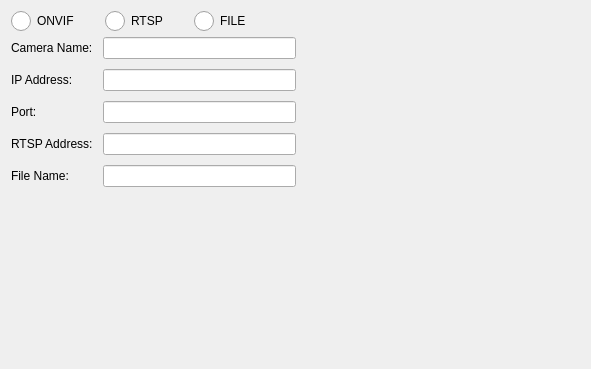
<?xml version="1.0" encoding="UTF-8"?>
<ui version="4.0">
 <class>VSCCamInfo</class>
 <widget class="QWidget" name="VSCCamInfo">
  <property name="geometry">
   <rect>
    <x>0</x>
    <y>0</y>
    <width>591</width>
    <height>369</height>
   </rect>
  </property>
  <property name="windowTitle">
   <string>Master Hard Disk Selecting</string>
  </property>
  <property name="windowIcon">
   <iconset>
    <normaloff>:/logo/resources/vscsmall.jpg</normaloff>:/logo/resources/vscsmall.jpg</iconset>
  </property>
  <layout class="QVBoxLayout" name="verticalLayout">
   <item>
    <layout class="QHBoxLayout" name="horizontalLayout">
     <item>
      <layout class="QGridLayout" name="gridLayout_4">
       <property name="horizontalSpacing">
        <number>30</number>
       </property>
       <property name="verticalSpacing">
        <number>20</number>
       </property>
       <item row="0" column="3">
        <widget class="QRadioButton" name="radioButtonFile">
         <property name="styleSheet">
          <string notr="true">QRadioButton::indicator {
    width: 20px;
    height: 20px;
}

QRadioButton::indicator::unchecked {
    image: url(:/action/resources/radiobutton_unchecked.png);
}

QRadioButton::indicator:unchecked:hover {
    image: url(:/action/resources/radiobutton_unchecked_hover.png);
}

QRadioButton::indicator:unchecked:pressed {
    image: url(:/action/resources/radiobutton_unchecked_pressed.png);
}

QRadioButton::indicator::checked {
    image: url(:/action/resources/radiobutton_checked.png);
}

QRadioButton::indicator:checked:hover {
    image: url(:/action/resources/radiobutton_checked_hover.png);
}

QRadioButton::indicator:checked:pressed {
    image: url(:/action/resources/radiobutton_checked_pressed.png);
}</string>
         </property>
         <property name="text">
          <string>FILE</string>
         </property>
         <property name="checkable">
          <bool>true</bool>
         </property>
        </widget>
       </item>
       <item row="0" column="1">
        <widget class="QRadioButton" name="radioButtonOnvif">
         <property name="styleSheet">
          <string notr="true">QRadioButton::indicator {
    width: 20px;
    height: 20px;
}

QRadioButton::indicator::unchecked {
    image: url(:/action/resources/radiobutton_unchecked.png);
}

QRadioButton::indicator:unchecked:hover {
    image: url(:/action/resources/radiobutton_unchecked_hover.png);
}

QRadioButton::indicator:unchecked:pressed {
    image: url(:/action/resources/radiobutton_unchecked_pressed.png);
}

QRadioButton::indicator::checked {
    image: url(:/action/resources/radiobutton_checked.png);
}

QRadioButton::indicator:checked:hover {
    image: url(:/action/resources/radiobutton_checked_hover.png);
}

QRadioButton::indicator:checked:pressed {
    image: url(:/action/resources/radiobutton_checked_pressed.png);
}</string>
         </property>
         <property name="text">
          <string>ONVIF</string>
         </property>
         <property name="checkable">
          <bool>true</bool>
         </property>
        </widget>
       </item>
       <item row="0" column="2">
        <widget class="QRadioButton" name="radioButtonRtsp">
         <property name="enabled">
          <bool>true</bool>
         </property>
         <property name="styleSheet">
          <string notr="true">QRadioButton::indicator {
    width: 20px;
    height: 20px;
}

QRadioButton::indicator::unchecked {
    image: url(:/action/resources/radiobutton_unchecked.png);
}

QRadioButton::indicator:unchecked:hover {
    image: url(:/action/resources/radiobutton_unchecked_hover.png);
}

QRadioButton::indicator:unchecked:pressed {
    image: url(:/action/resources/radiobutton_unchecked_pressed.png);
}

QRadioButton::indicator::checked {
    image: url(:/action/resources/radiobutton_checked.png);
}

QRadioButton::indicator:checked:hover {
    image: url(:/action/resources/radiobutton_checked_hover.png);
}

QRadioButton::indicator:checked:pressed {
    image: url(:/action/resources/radiobutton_checked_pressed.png);
}</string>
         </property>
         <property name="text">
          <string>RTSP</string>
         </property>
         <property name="checkable">
          <bool>true</bool>
         </property>
        </widget>
       </item>
      </layout>
     </item>
     <item>
      <spacer name="horizontalSpacer">
       <property name="orientation">
        <enum>Qt::Horizontal</enum>
       </property>
       <property name="sizeHint" stdset="0">
        <size>
         <width>40</width>
         <height>20</height>
        </size>
       </property>
      </spacer>
     </item>
    </layout>
   </item>
   <item>
    <layout class="QHBoxLayout" name="horizontalLayout_2">
     <item>
      <layout class="QGridLayout" name="gridLayout_2">
       <property name="topMargin">
        <number>0</number>
       </property>
       <property name="spacing">
        <number>10</number>
       </property>
       <item row="4" column="0">
        <widget class="QLabel" name="labelIP_2">
         <property name="text">
          <string>IP Address:</string>
         </property>
         <property name="alignment">
          <set>Qt::AlignLeading|Qt::AlignLeft|Qt::AlignVCenter</set>
         </property>
        </widget>
       </item>
       <item row="7" column="0">
        <widget class="QLabel" name="labelName_4">
         <property name="text">
          <string>File Name:</string>
         </property>
         <property name="alignment">
          <set>Qt::AlignLeading|Qt::AlignLeft|Qt::AlignVCenter</set>
         </property>
        </widget>
       </item>
       <item row="7" column="1">
        <widget class="QLineEdit" name="lineEditFile">
         <property name="maximumSize">
          <size>
           <width>300</width>
           <height>16777215</height>
          </size>
         </property>
         <property name="readOnly">
          <bool>true</bool>
         </property>
        </widget>
       </item>
       <item row="5" column="1">
        <widget class="QLineEdit" name="lineEditPort">
         <property name="maximumSize">
          <size>
           <width>300</width>
           <height>16777215</height>
          </size>
         </property>
         <property name="readOnly">
          <bool>true</bool>
         </property>
        </widget>
       </item>
       <item row="6" column="0">
        <widget class="QLabel" name="labelName_3">
         <property name="text">
          <string>RTSP Address:</string>
         </property>
         <property name="alignment">
          <set>Qt::AlignLeading|Qt::AlignLeft|Qt::AlignVCenter</set>
         </property>
        </widget>
       </item>
       <item row="6" column="1">
        <widget class="QLineEdit" name="lineEditRtspAddr">
         <property name="maximumSize">
          <size>
           <width>300</width>
           <height>16777215</height>
          </size>
         </property>
        </widget>
       </item>
       <item row="3" column="0">
        <widget class="QLabel" name="labelName">
         <property name="text">
          <string>Camera Name:</string>
         </property>
         <property name="alignment">
          <set>Qt::AlignLeading|Qt::AlignLeft|Qt::AlignVCenter</set>
         </property>
        </widget>
       </item>
       <item row="5" column="0">
        <widget class="QLabel" name="labelPort_2">
         <property name="text">
          <string>Port:</string>
         </property>
         <property name="alignment">
          <set>Qt::AlignLeading|Qt::AlignLeft|Qt::AlignVCenter</set>
         </property>
        </widget>
       </item>
       <item row="4" column="1">
        <widget class="QLineEdit" name="lineEditIP">
         <property name="maximumSize">
          <size>
           <width>300</width>
           <height>16777215</height>
          </size>
         </property>
         <property name="readOnly">
          <bool>true</bool>
         </property>
        </widget>
       </item>
       <item row="3" column="1">
        <widget class="QLineEdit" name="lineEditName">
         <property name="maximumSize">
          <size>
           <width>300</width>
           <height>16777215</height>
          </size>
         </property>
         <property name="readOnly">
          <bool>true</bool>
         </property>
        </widget>
       </item>
      </layout>
     </item>
     <item>
      <spacer name="horizontalSpacer_2">
       <property name="orientation">
        <enum>Qt::Horizontal</enum>
       </property>
       <property name="sizeHint" stdset="0">
        <size>
         <width>40</width>
         <height>20</height>
        </size>
       </property>
      </spacer>
     </item>
    </layout>
   </item>
   <item>
    <spacer name="verticalSpacer">
     <property name="orientation">
      <enum>Qt::Vertical</enum>
     </property>
     <property name="sizeHint" stdset="0">
      <size>
       <width>20</width>
       <height>40</height>
      </size>
     </property>
    </spacer>
   </item>
  </layout>
 </widget>
 <resources>
  <include location="../../../main/vscmainwindows.qrc"/>
 </resources>
 <connections/>
</ui>
